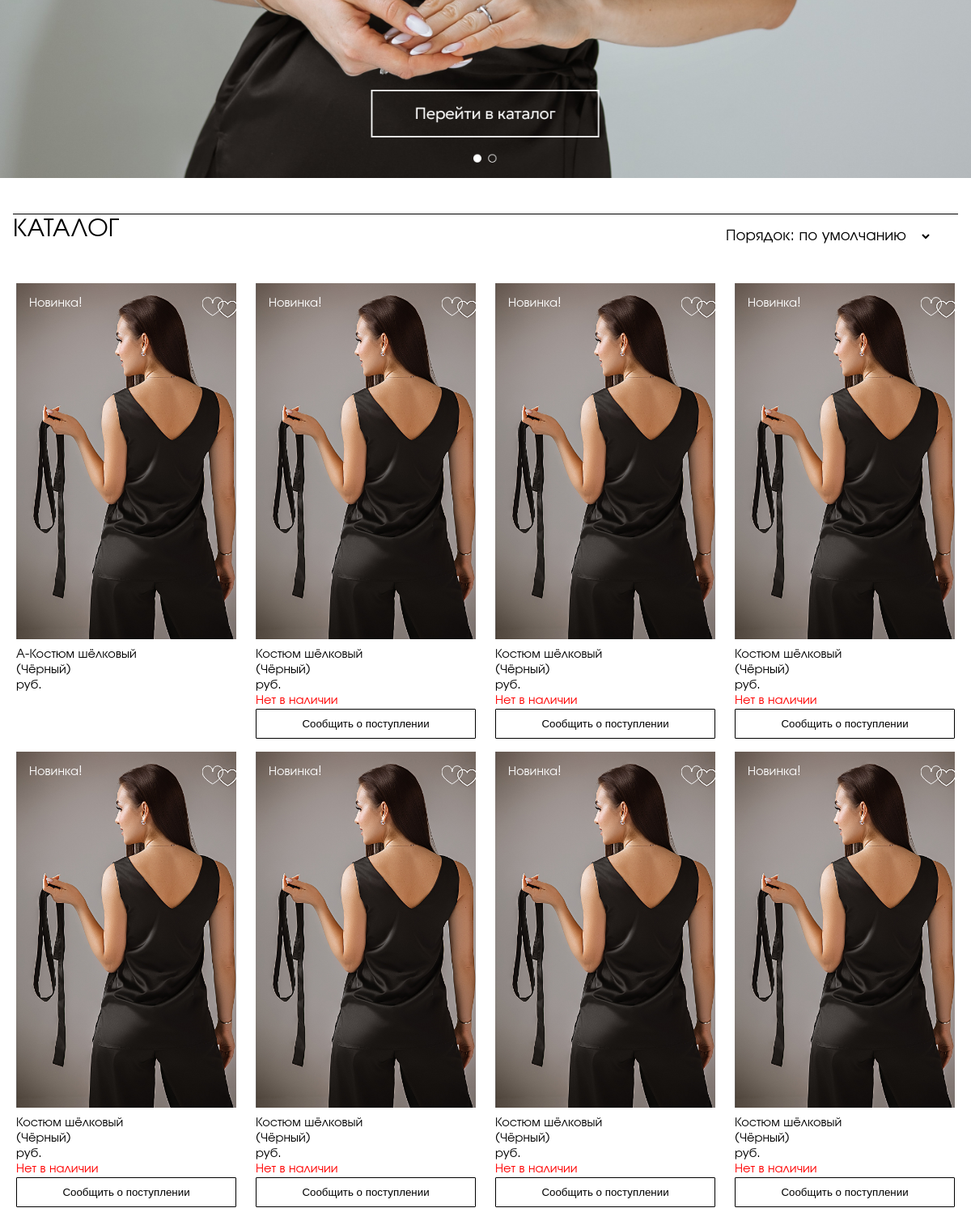
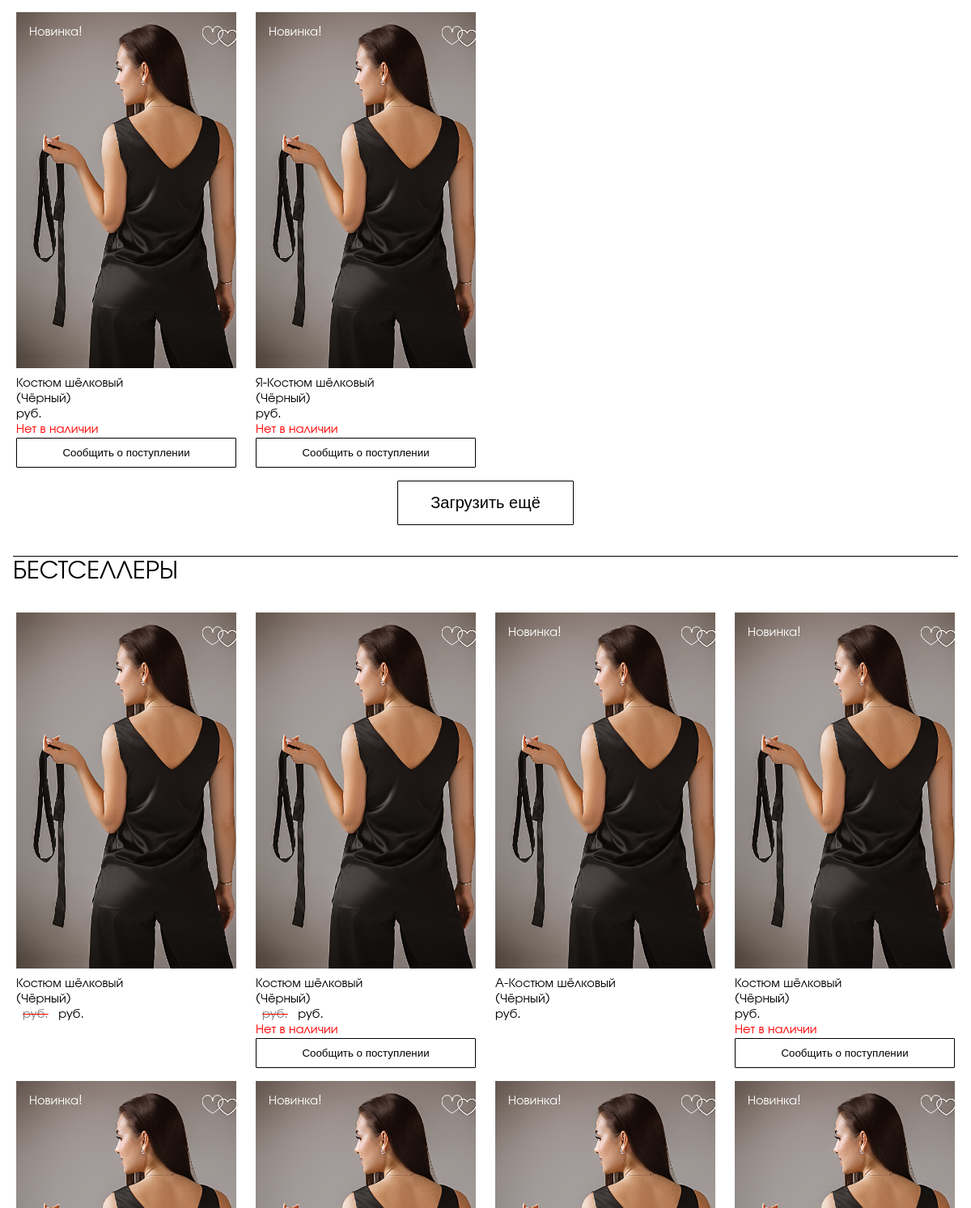
The page /lms/ (middle part) on the database as committed earlier (2 pictures, top to bottom).
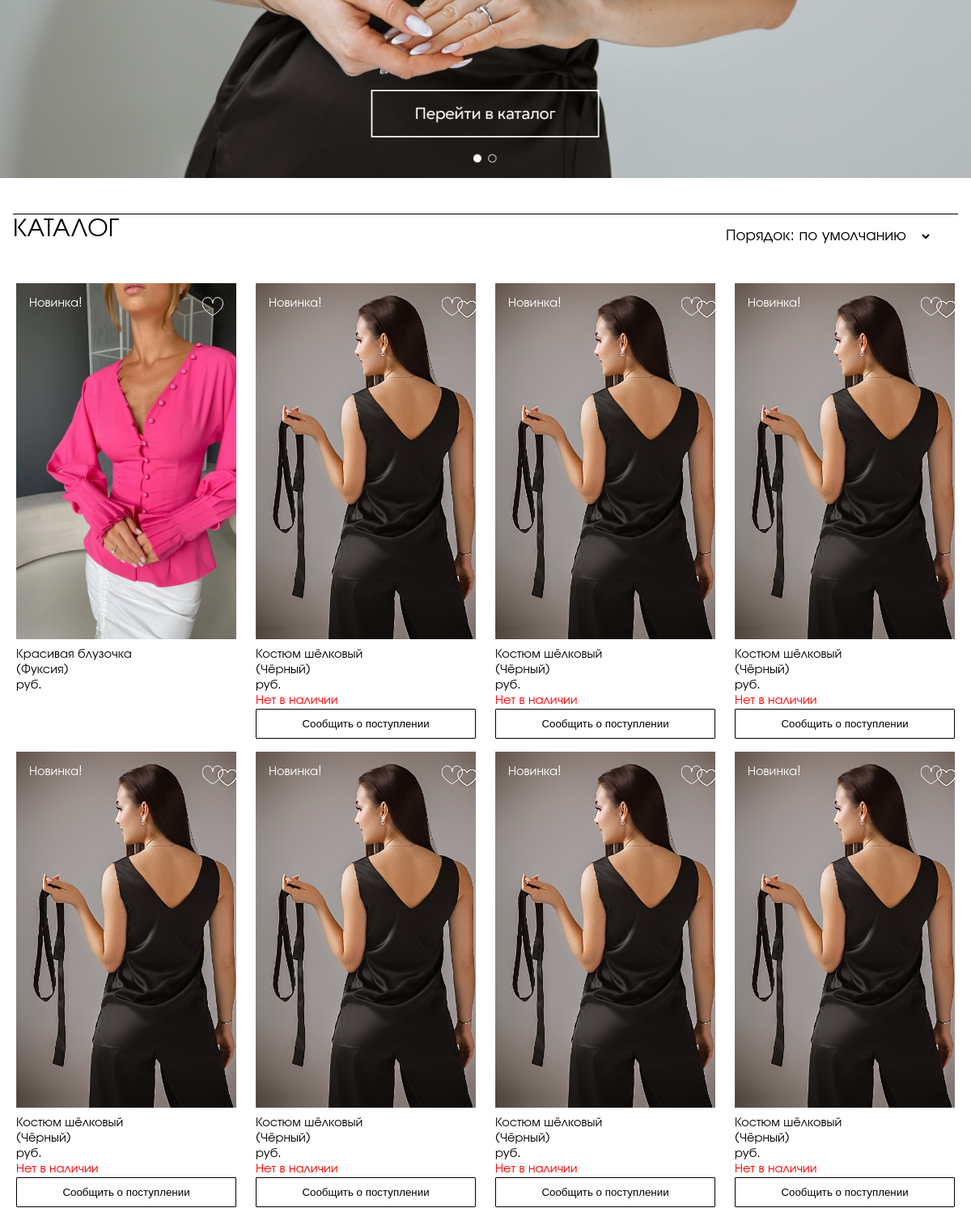
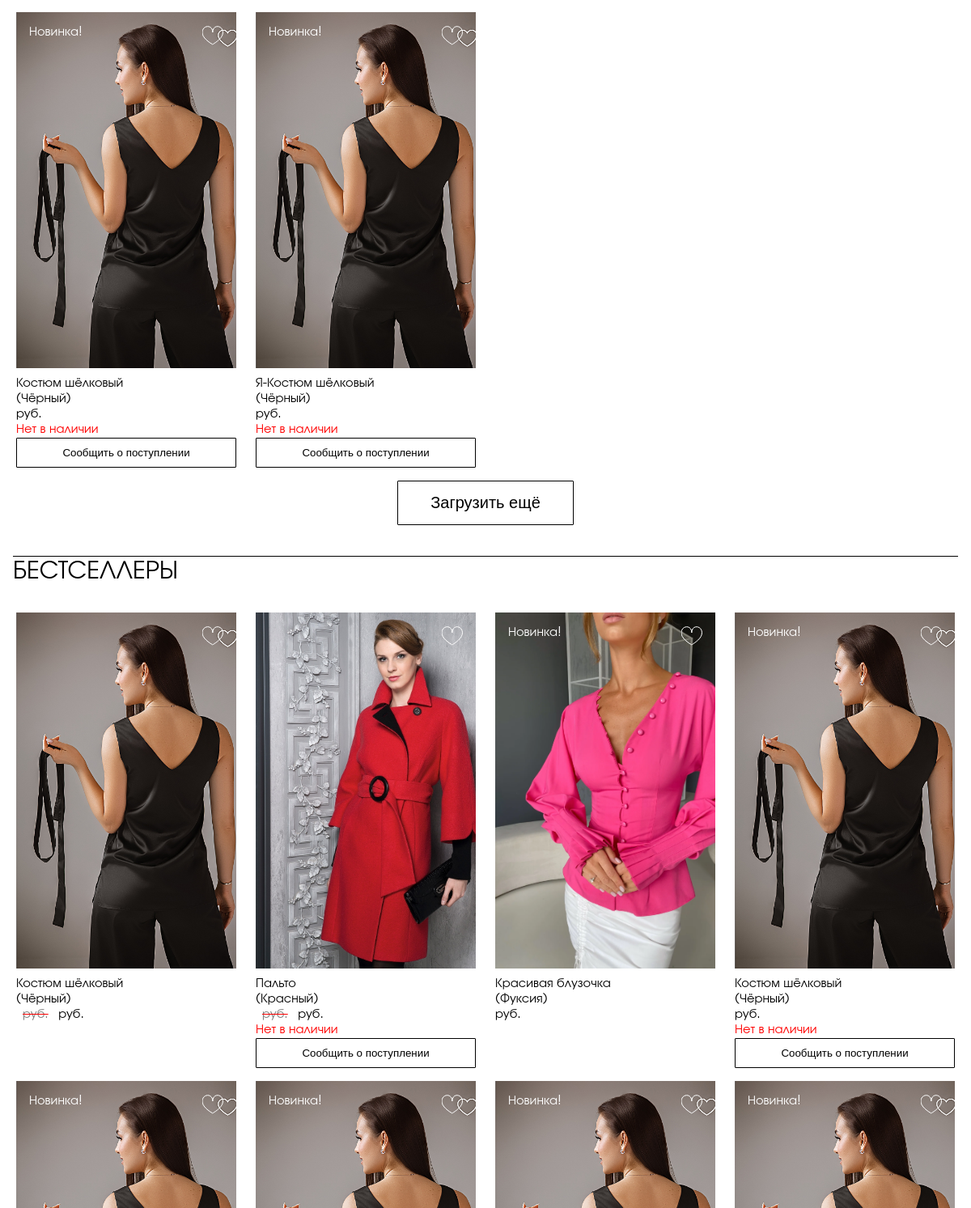
The same page on the database as committed later (2 pictures, top to bottom).
### lms/models.py (models this page shows, shortened)
class DbItem(models.Model):
    created_at = models.DateTimeField(auto_now_add=True)
    updated_at = models.DateTimeField(auto_now=True)
    class Meta:
        abstract: bool = True

class Product(DbItem):
    article = models.CharField(primary_key=True, max_length=100)                                            # внутренний артикул
    title = models.CharField(max_length=500)                                                                # название
    description = models.TextField(null=True, blank=True)                                                   # описание
    color = models.CharField(max_length=250, null=True, blank=True)                                         # цвет
    actual_price = MoneyField(max_digits=14, decimal_places=2, default_currency='RUR')                      # цена
    old_price = MoneyField(max_digits=14, decimal_places=2, default_currency='RUR', null=True, blank=True)  # старая цена (до акции), null -- нет акции
    sales_quantity = models.BigIntegerField(default=0)                                                      # количество продаж
    published_at = models.DateTimeField(null=True, blank=True, default=timezone.now)                        # время публикации(опубликован, если published_at < now())
    slug = models.SlugField(unique=True, max_length=200)                                                    # слаг
    categories = models.ManyToManyField(Category, related_name="products")                                  # категории
    class PublishedManager(models.Manager):
        def get_queryset(self):
            return super().get_queryset().exclude(published_at=None).filter(published_at__lte=timezone.now())
    class BestsellersManager(PublishedManager):
        def get_queryset(self):
            return super().get_queryset().order_by('-sales_quantity')
    objects = models.Manager()
    published = PublishedManager()
    bestsellers = BestsellersManager()
    images: QuerySet                                                                            # -- Just for IDE syntax analyzer --
    sizes: QuerySet
    attributes: QuerySet
    orders: QuerySet
    class Meta:
        ordering = ["published_at"]
        indexes = [models.Index(fields=["title"])]
    @property
    def primary_image(self):
        query = self.images.filter(primary=True)
        return query.first() if query.exists() else None
    @property
    def in_stock(self):
        return self.sizes.filter(quantity__gt=0).exists()
    @property
    def novelty(self):
        return (datetime.now().date() - self.published_at.date()).days < 30 if self.published_at else False

class Image(DbItem):
    primary = models.BooleanField()                                                             # основное изображение?
    image = models.ImageField(upload_to='products/%Y/%m/%d')                                    # картинка
    product = models.ForeignKey(Product, related_name="images", on_delete=models.CASCADE)       # товар
    class PrimariesManager(models.Manager):
        def get_queryset(self):
            return super().get_queryset().filter(primary=True)
    objects = models.Manager()
    primaries = PrimariesManager()

### lms/views.py (the view, shortened to what this page needs)
# urls.py: path('', IndexView.as_view(), name='index'),
class IndexView(View):
    page_size = 10
    default_order = 'novelties-first'
    ordering = {
        default_order: ("Порядок: по умолчанию", lambda q: q.order_by('-published_at')),
        'price-asc': ("Цена: по возрастанию", lambda q: q.order_by('actual_price')),
        'price-dsc': ("Цена: по убыванию", lambda q: q.order_by('-actual_price')),
        'title-asc': ("Название: А-Я", lambda q: q.order_by('title')),
        'title-dsc': ("Название: Я-А", lambda q: q.order_by('-title')),
    }
    @staticmethod
    def get(request, *_, **__):
        page = request.GET.get('page')
        order = request.GET.get('order')
        order = order if order in IndexView.ordering else IndexView.default_order
        products = IndexView.ordering[order][1](Product.published.all())
        bestsellers = Product.bestsellers.all()
        pd_pgn = Paginator(products, IndexView.page_size)
        bs_pgn = Paginator(bestsellers, IndexView.page_size)
        favorites = CustomerInfo(request).favorites
        if not page:
            return render(request, 'lms/index.html', {
                'page_title': "Главная",
                'products': pd_pgn.page(1),
                'bestsellers': bs_pgn.page(1),
                'product_pages': pd_pgn.num_pages,
                'bestseller_pages': bs_pgn.num_pages,
                'order': order,
                'order_variants': {order_value: order_item[0] for order_value, order_item in IndexView.ordering.items()},
                'favorites': favorites,
                'scui_form': ShortCustomerInfoForm(),
            })

### lms/forms.py
class ShortCustomerInfoForm(forms.ModelForm):
    id = 'scui-form'
    title = 'Сообщить о поступлении товара'
    description = 'Выберите удобный способ для оповещения о повторном наличии данного товара'
    confirmation = "Получить уведомление"
    class Meta:
        model = NotificationRequest
        fields = ['name', 'phone', 'email']
        labels = {
            "name": '',
            "phone": '',
            "email": '',
        }
        widgets = {
            'name': forms.TextInput(attrs={'id': 'scui-name', 'placeholder': 'Укажите, как к Вам обращаться'}),
            'phone': forms.TextInput(attrs={'id': 'scui-phone', 'placeholder': 'Введите Ваш номер телефона', 'pattern': """^((8|\+7)[\- ]?)?(\(?\d{3}\)?[\- ]?)?[\d\- ]{7,10}$"""}),
            'email': forms.EmailInput(attrs={'id': 'scui-email', 'placeholder': 'Введите Ваш email'}),
        }

### customerinfo/customerinfo.py (called while the page is built)
    def _get_or_create_item(self, key, builder, save=False):
        try:
            result = self._info[key]
        except KeyError:
            result = self._info[key] = builder()
            if save:
                self.save()
        return result

    def _get_or_create_favorites(self):
        return self._get_or_create_item("favorites", list)

    @property
    def favorites(self):
        return set(self._get_or_create_favorites())

### lms/templates/lms/index.html (shortened to what this page needs)
{% extends "lms/std_page.html" %}
{% load static %}
{% load custom_tags %}
{% block page_header %}
{% include "lms/include/ad-block.html" with static_image="img/bkg-001.jpg" %}
{% endblock %}
{% block page_content %}
{% include "lms/include/catalogue-type-A.html" with title="Каталог" pages=product_pages kind="pd" variants=order_variants selector_id="order-selector" %}
{% include "lms/include/catalogue-type-A.html" with products=bestsellers title="Бестселлеры" pages=bestseller_pages kind="bs" %}
{% endblock %}

### lms/templates/lms/std_page.html (shortened to what this page needs)
{% extends "lms/base.html" %}
{% load static %}

### lms/templates/lms/base.html (shortened to what this page needs)
<!DOCTYPE html>
{% load static %}
<html>
<head>
  <link href="{% static "css/lms.css" %}" rel="stylesheet">
</head>
<body>
  <div class="content">
    <header class="page">
      {% block page_header %}
      {% endblock %}
    </header>
    <main class="page">
      {% block page_content %}
      {% endblock %}
    </main>
  </div>
</body>
</html>

### lms/templates/lms/include/ad-block.html
{% load static %}
<img class="bkg" src="{% static static_image %}"/>

### lms/templates/lms/include/catalogue-type-A.html (shortened to what this page needs)
{% if variants %}
<h1 class="with-selector">
    <span>{{title}}</span>
    <div class="selector-container">
        {% include "lms/include/selector.html" %}
    </div>
</h1>
{% else %}
<h1>{{title}}</h1>
{% endif %}
<div id="{{kind}}-list" class="catalogue">{% include "lms/include/product-list-type-A.html" with standalone=True %}</div>
{% if pages > 1 %}
<div class="toolbar"><button id="{{kind}}-upd-btn" class="medium" onclick="{{kind}}_update();">Загрузить ещё</button></div>
{% endif %}

### lms/templates/lms/include/selector.html
<select id="{{selector_id}}">
    {% for value,title in variants.items %}
    <option value="{{value}}">{{title}}</option>
    {% endfor %}
</select>

### lms/templates/lms/include/product-list-type-A.html
{% for product in products %}
<div>
{% include "lms/include/product-card-type-A.html" with standalone=True %}
</div>
{% endfor %}

### lms/templates/lms/include/product-card-type-A.html
{% load thumbnail %}
<figure>
  {% with product.primary_image as img %}
  {% if img %}
  {% if standalone %}
  <div class="p-card-a"
       style="background-image: url('{% thumbnail img.image 220x0 %}');"
       onclick="if(event.eventPhase==event.AT_TARGET) show_product_details('{% url 'lms:product_details' slug=product.slug %}');">
  {% else %}
  <div class="p-card-a not-standalone"
       style="background-image: url('{% thumbnail img.image 220x0 %}');">
  {% endif%}
    {% if product.novelty %}
    <label class="white">Новинка!</label>
    {% endif %}
    {% if product.article in favorites %}
    {% include "lms/include/heart.html" with checked="checked" %}
    {% else %}
    {% include "lms/include/heart.html" with checked="unchecked" %}
    {% endif %}
  </div>
  {% else %}
  <div class="p-card-a">
    <h3>Изображение отсутствует</h3>
  </div>
  {% endif %}
  {% endwith %}
  {% if standalone %}
  <figcaption>
  {% include "lms/include/product-description.html" %}
  </figcaption>
  {% endif %}
</figure>

### lms/templates/lms/include/heart.html (shortened to what this page needs)
<label class="heart">
</label>

### lms/templates/lms/include/product-description.html (shortened to what this page needs)
{% if standalone %}
{{product.title}}<br/>
({{product.color|default:"цвет не указан"}})<br/>
{% if product.old_price %}<span class="old_price">{{product.old_price.amount}} руб.</span>{% endif %}{{product.actual_price.amount}} руб.<br/>
{% if not product.in_stock %}<span class="red">Нет в наличии<br/></span><button class="w-100" onclick="notify_delivery('{{product.article}}')">Сообщить о поступлении</button>{% endif %}
{% endif %}

### lms/static/css/lms.css (style rules this page uses)
:root { --LeadingHeight: 3rem; --FooterHeight: 3rem; --DefPadding: 1em; --Fonts: 'URW Gothic', helvetica, sans-serif; --ZixContent: 10; --ZixLeading: 20; --ZixPanels: 30; --ZixTop: 40; --CatItemWidth: 17rem; --HeartSize: 1.6rem; --Gap: var(--DefPadding); }
* { outline: 0; }
body, aside, .content, .leading { margin: 0; padding: 0; font-family: var(--Fonts); }
.content { z-index: var(--ZixContent); position: static; left: 0; right: 0; display: flex; flex-flow: column; }
main.page { padding: var(--DefPadding) }
.with-selector { display :flex; flex-flow :row; }
.selector-container { margin-left :auto; margin-right: 2rem; }
select, select:focus { border: none; background :white; padding: 1rem; font-size: 1.25rem; font-family: var(--Fonts); }
.catalogue { display: grid; grid-template-columns: repeat(auto-fit, minmax(var(--CatItemWidth), 1fr)); gap: var(--Gap); }
.catalogue > * { display: flex; flex-flow: column; place-items: center; }
.catalogue > * > * { max-width: calc(var(--CatItemWidth)); min-width: calc(var(--CatItemWidth)); }
figure { margin: 0; }
figcaption { margin-top: 10px; }
.p-card-a { display: flex; flex-flow: row; background-size: cover; background-repeat: no-repeat; max-height: calc(var(--CatItemWidth) * 1.5); min-height: calc(var(--CatItemWidth) * 1.5); padding: var(--DefPadding) }
.heart { margin-left: auto; max-height: calc(1.2 * var(--HeartSize)); }
h1 { font-weight:normal; border-top:1px solid black; padding:0 0 10px 0; }
h1, h2, h3, h4, h5, h6 { text-transform: uppercase; }
.old_price { text-decoration: line-through red; color: gray; margin-right: 0.5rem; margin-left: 0.5rem; }
img.bkg { width: 100%; }
.toolbar { background: none; display: flex; flex-flow: column; place-items: center; padding: var(--DefPadding) }
.white { color: white; }
.red { color: red; }
.w-100 { width: 100%; }
button, input[type="submit"] { border: solid black thin; border-radius: 1px; color: black; background: none; box-shadow: none; padding: calc(0.75 * var(--DefPadding)) calc(2 * var(--DefPadding)); cursor: pointer; text-decoration: none; }
button.medium, input[type="submit"].medium { font-size: 1.25rem; }

Rows that differ between the two databases and show on the page:
changed Product: image: a different picture; title "А-Костюм шёлковый" → "Красивая блузочка"; color "Чёрный" → "Фуксия"
changed Product: image: a different picture; title "Костюм шёлковый" → "Пальто"; color "Чёрный" → "Красный"
